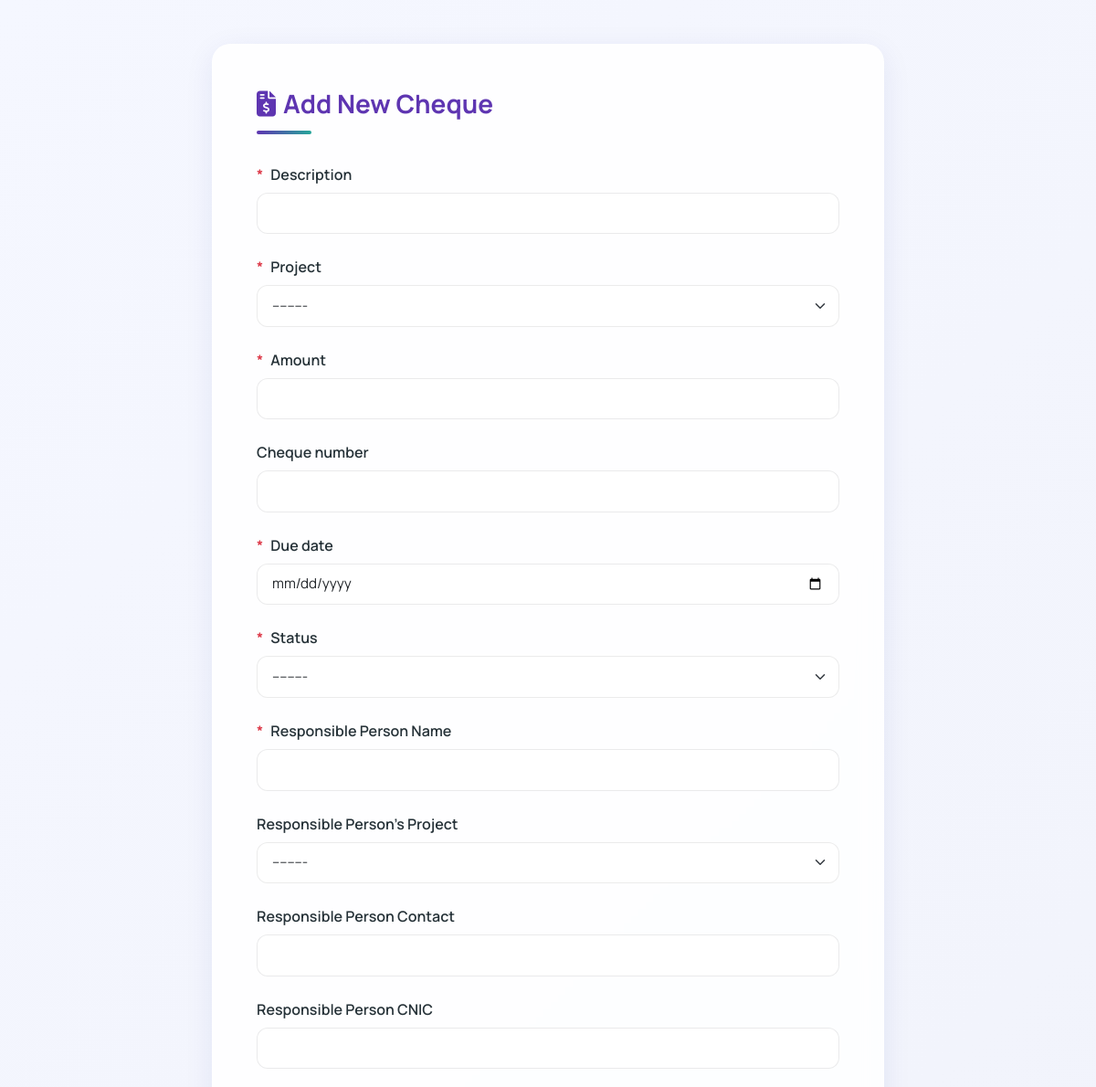
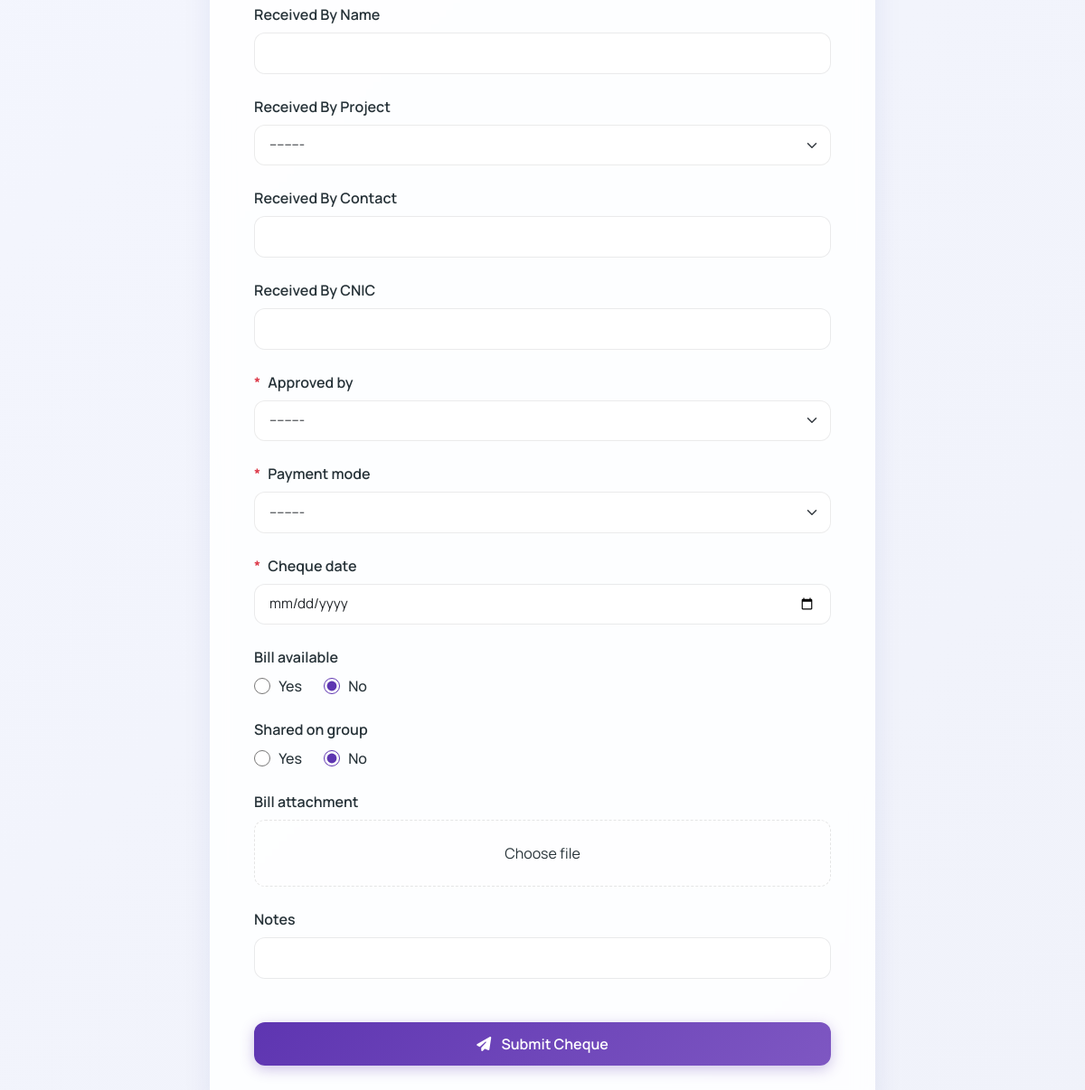
The app's page /add/ (signed in) with its own data (2 pictures, top to bottom).
### cheque/models.py (models this page shows)
class Project(models.Model):
    name = models.CharField(max_length=100)
    is_head_office = models.BooleanField(default=False)
    def __str__(self):
        return self.name

### cheque/views.py (the view)
# urls.py: path('add/', views.add_cheque, name='add_cheque'),
@login_required
def add_cheque(request):
    if request.method == 'POST':
        form = ChequeForm(request.POST, request.FILES)
        if form.is_valid():
            form.save()
            return redirect('cheque_dashboard')
    else:
        form = ChequeForm()
    return render(request, 'add_cheque.html', {'form': form})

### cheque/forms.py
class ChequeForm(forms.ModelForm):
    class Meta:
        model = Cheque
        fields = '__all__'
        widgets = {
            'due_date': forms.DateInput(attrs={'type': 'date'}),
            'cheque_date': forms.DateInput(attrs={'type': 'date'}),
            'bill_available': forms.RadioSelect(choices=[(True, 'Yes'), (False, 'No')]),
            'shared_on_group': forms.RadioSelect(choices=[(True, 'Yes'), (False, 'No')]),
        }

### cheque/templates/add_cheque.html (shortened to what this page needs)
{% load static %}
<!DOCTYPE html>
<html lang="en">
<head>
  <link href="https://cdn.jsdelivr.net/npm/bootstrap@5.3.0/dist/css/bootstrap.min.css" rel="stylesheet">
  <link rel="stylesheet" href="https://cdnjs.cloudflare.com/ajax/libs/font-awesome/6.4.0/css/all.min.css">
</head>
<body>
<div class="container py-5">
  <div class="row justify-content-center">
    <div class="col-lg-8">
      <div class="form-card p-4 p-md-5">
        <h3 class="form-title">
          <i class="fas fa-file-invoice-dollar me-2"></i>Add New Cheque
        </h3>
        <form method="post" enctype="multipart/form-data" class="form-container" novalidate>
          {% for field in form %}
          <div class="form-group">
            <label for="{{ field.id_for_label }}" class="form-label">
              {% if field.field.required %}<span class="text-danger">*</span>{% endif %}
              {{ field.label }}
            </label>
            {% if field.name == 'bill_available' or field.name == 'shared_on_group' %}
              <div class="radio-group">
                {% for choice in field %}
                  <label class="radio-label">
                    <input
                      type="radio"
                      id="{{ choice.id_for_label }}"
                      name="{{ field.name }}"
                      value="{{ choice.data.value }}"
                      class="radio-input {% if field.errors %}is-invalid{% endif %}"
                      {% if choice.data.selected %}checked{% endif %}>
                    {{ choice.choice_label }}
                  </label>
                {% endfor %}
              </div>
            {% elif field.field.widget.input_type == 'select' %}
              <select
                class="form-select {% if field.errors %}is-invalid{% endif %}"
                id="{{ field.id_for_label }}"
                name="{{ field.name }}"
                {% if field.field.required %}required{% endif %}>
                {% for value, text in field.field.choices %}
                  <option value="{{ value }}" {% if field.value == value %}selected{% endif %}>{{ text }}</option>
                {% endfor %}
              </select>
            {% elif field.field.widget.input_type == 'file' %}
              <div class="custom-file">
                <label
                  class="custom-file-label {% if field.errors %}is-invalid{% endif %}"
                  for="{{ field.id_for_label }}">
                  {{ field.value|default:"Choose file" }}
                </label>
              </div>
            {% else %}
              <input
                type="{{ field.field.widget.input_type }}"
                class="form-control {% if field.errors %}is-invalid{% endif %}"
                id="{{ field.id_for_label }}"
                name="{{ field.name }}"
                value="{{ field.value|default_if_none:'' }}"
                placeholder="{{ field.field.widget.attrs.placeholder|default:'' }}"
                {% if field.field.required %}required{% endif %}>
            {% endif %}
          </div>
          {% endfor %}
          <button type="submit" class="btn btn-premium">
            <i class="fas fa-paper-plane me-2"></i> Submit Cheque
          </button>
        </form>
      </div>
    </div>
  </div>
</div>
</body>
</html>

### cheque/templates/add_cheque.html (style rules this page uses)
:root { --primary: #5e35b1; --primary-light: #7e57c2; --secondary: #26a69a; --accent: #ff7043; --dark: #263238; --light: #eceff1; --card-bg: #ffffff; --error: #ef5350; --success: #66bb6a; }
body { background: linear-gradient(135deg, #f5f7ff 0%, #f0f2fa 100%); font-family: 'Manrope', sans-serif; min-height: 100vh; color: var(--dark); }
.form-card { background: rgba(255, 255, 255, 0.85); backdrop-filter: blur(12px); -webkit-backdrop-filter: blur(12px); border-radius: 20px; border: 1px solid rgba(255, 255, 255, 0.18); box-shadow: 0 8px 32px 0 rgba(31, 38, 135, 0.08); overflow: hidden; }
.form-title { font-weight: 700; color: var(--primary); position: relative; padding-bottom: 1rem; margin-bottom: 2rem; }
.form-title::after { content: ''; position: absolute; left: 0; bottom: 0; width: 60px; height: 4px; background: linear-gradient(90deg, var(--primary) 0%, var(--secondary) 100%); border-radius: 2px; }
.form-label { font-weight: 600; color: var(--dark); margin-bottom: 0.5rem; display: flex; align-items: center; gap: 8px; }
.form-control, .form-select { border-radius: 12px; border: 1px solid rgba(0,0,0,0.08); padding: 0.65rem 1rem; font-size: 0.95rem; box-shadow: none; transition: all 0.3s ease; background-color: rgba(255,255,255,0.7); }
.btn-premium { background: linear-gradient(135deg, var(--primary) 0%, var(--primary-light) 100%); border: none; border-radius: 12px; color: white; font-weight: 600; padding: 0.75rem 2rem; box-shadow: 0 4px 15px rgba(94, 53, 177, 0.3); transition: all 0.3s ease; width: 100%; margin-top: 1.5rem; }
.form-group { margin-bottom: 1.5rem; position: relative; }
.custom-file { position: relative; }
.custom-file-label { border-radius: 12px; border: 1px dashed rgba(0,0,0,0.1); background: rgba(255,255,255,0.5); padding: 1.5rem; text-align: center; cursor: pointer; transition: all 0.3s ease; display: block; width: 100%; }
@media (min-width: 768px) { .form-container { max-width: 700px; margin: 0 auto; } }
.form-group { animation: fadeIn 0.4s ease forwards; }
.form-group:nth-child(2) { animation-delay: 0.2s; }
.form-group:nth-child(3) { animation-delay: 0.3s; }
.radio-group { display: flex; gap: 1.5rem; margin-top: 0.2rem; margin-bottom: 0.2rem; }
.radio-label { display: flex; align-items: center; gap: 0.4rem; font-size: 1rem; color: var(--dark); font-weight: 500; cursor: pointer; }
.radio-input { accent-color: var(--primary); width: 1.1em; height: 1.1em; margin-right: 0.2em; }

### records on screen
Project: project "---------" "---------" "---------"

### other values on screen
{{ field.label }} "Description" "Project" "Amount" "Cheque number" "Due date" "Status" "Responsible Person Name" "Responsible Person's Project" "Responsible Person Contact" "Responsible Person CNIC" "Received By Name" "Received By Project" "Received By Contact" "Received By CNIC" "Approved by" "Payment mode" "Cheque date" "Bill available" "Shared on group" "Bill attachment" "Notes"
{{ choice.choice_label }} "Yes" "No" "Yes" "No"
{{ field.value|default:"Choose file" }} "Choose file"
form field status "---------"
form field approved_by "---------"
form field payment_mode "---------"
